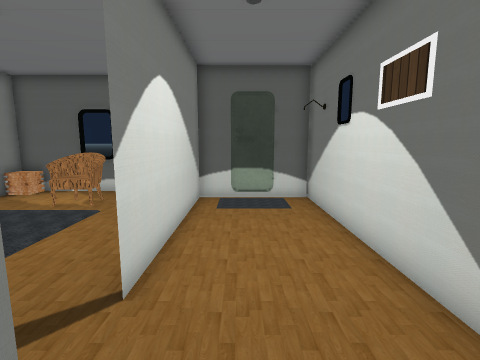
View 1 (above)

12 first-person views from a walk through a 3-D level made in the Unity game engine. The camera is 1.2 m above the floor, tilts 8° down and sees 85° across. Doors are open. The floor is counted in squares, 0.5 m on a side. Each view is taken from the middle of a square. On the plan, view 1 faces up. The plan holds only what a view shows up to about 18 squares ahead; the rest is blank. The place goes on beyond the plan. Some animated figures are not drawn. Some surface patterns are stand-ins.

View 2
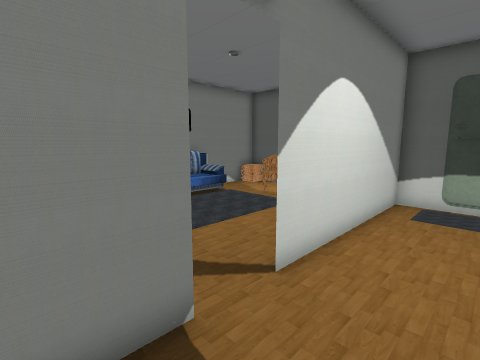

View 3
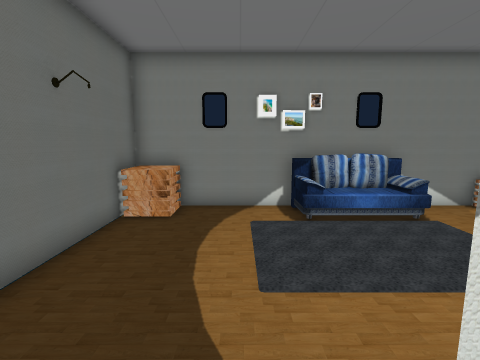

View 4
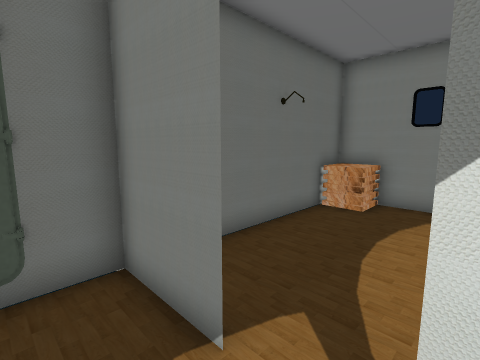

View 5
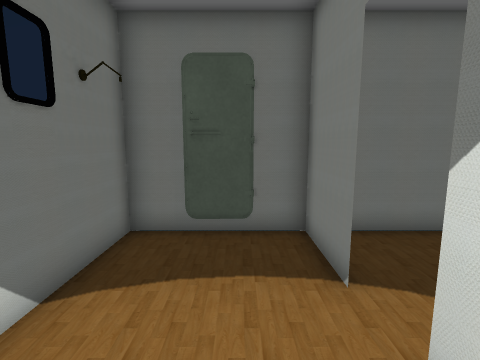

View 6
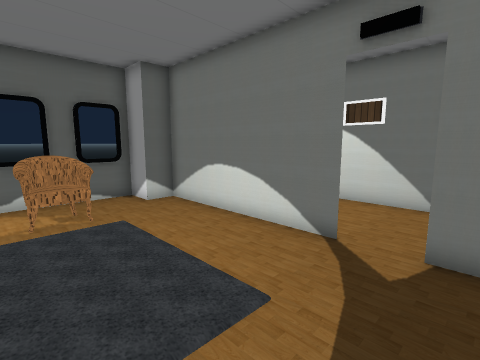

View 7
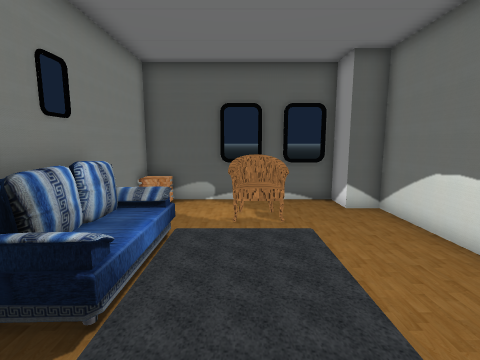

View 8
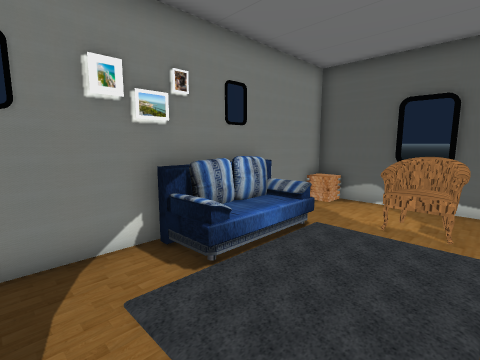

View 9
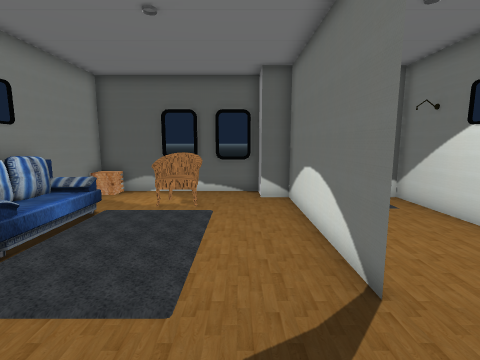

View 10
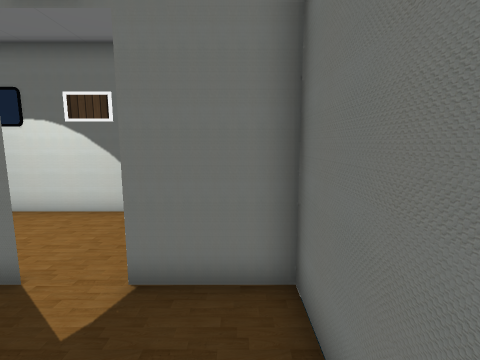

View 11
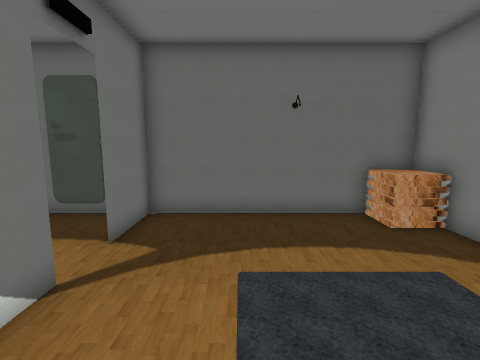

View 12
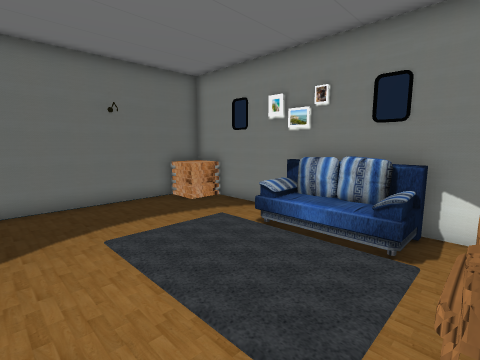

### Floor plan
Key: @ floor where view 1 was taken; # wall or solid block; . main floor; - floor 2.25 m lower than the main floor; D open door; = window, fence, low wall or low ledge; ≈ water the walk keeps out of; ^ raised ledge; O other object.
Columns run from 11 left of view 1 to 3 right of it. Each row starts with its distance up from view 1.
 13 ####O≈#O≈
 12 #.......######≈
 11 #... O ..#.#  ≈
 10 #... # ..#...O≈
  9 ≈##......#....#
  8 ##=......#....#
  7 ##O......#....#
  6 ##O......#....#
  5 # O......#....#
  4 #.......DD....#
  3 #.......DD....#
  2 #.......DD....O
  1 #^......DD...O≈
  0 ^^..O....#.@..#
 -1 ≈^≈-≈####≈####≈

Positions as (right, up) in squares from view 1, and headings:
1: (0, 0), facing up
2: (1, 0), facing up-left
3: (-1, 3), facing left
4: (0, 4), facing down-left
5: (0, 6), facing down
6: (-8, 1), facing up-right
7: (-7, 2), facing up
8: (-5, 2), facing up-left
9: (-4, 0), facing up
10: (-6, 0), facing right
11: (-5, 8), facing down
12: (-3, 10), facing down-left
